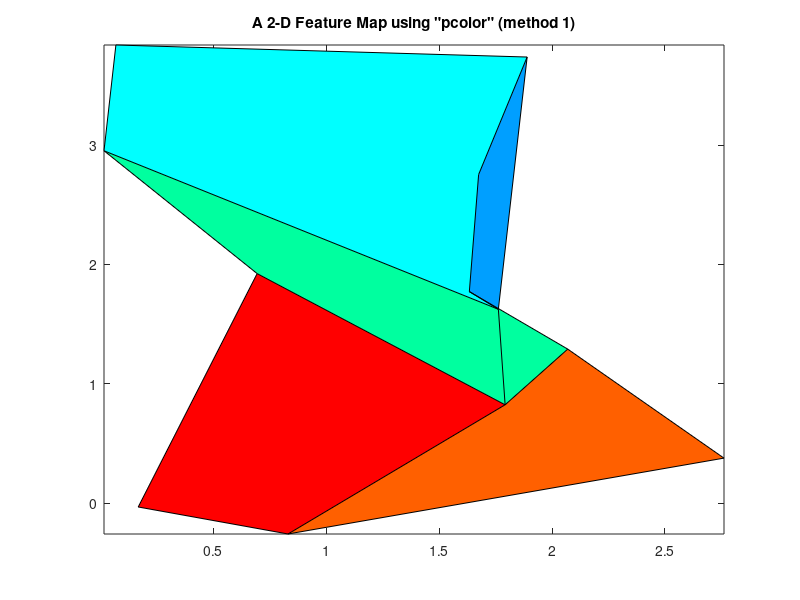
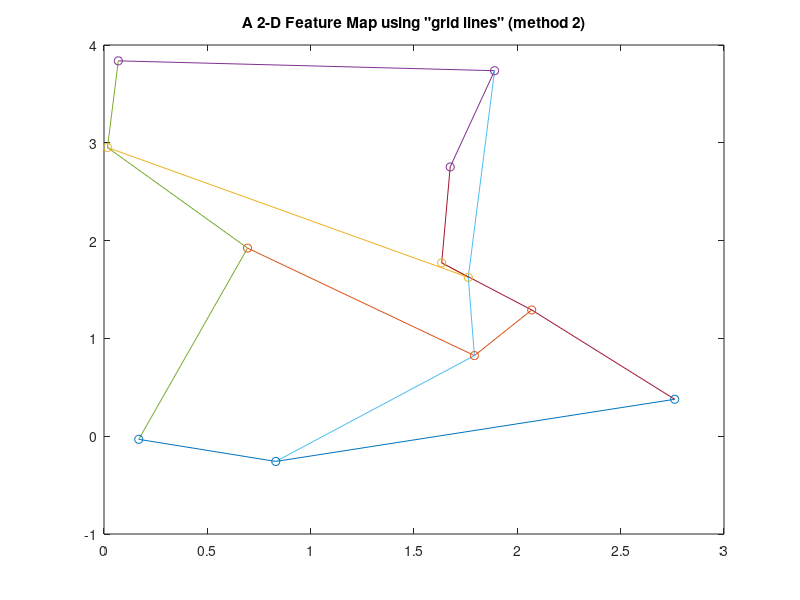

MATLAB code for these plots, in order:
% Self Organizing Feature Maps SOFM (Kohonen networks)
% Examples of drawing feature maps
% 2-D input space , 2-D feature space (SOFM22)
clear;
clc;
m = [4 3]; 
mm = prod(m) ;  %  p = 2 ;

% Map of topological positions of neurons
[V1, V2] = meshgrid(1:m(1), 1:m(2)) ;
VV = V1 + j*V2 ;
V = [V2(:), V1(:)] ;

% Example of a weight matrix
W = V-1.4*rand(mm, 2) ; 

% Plotting a feature map - method 1
FM1 = full(sparse(V(:,1), V(:,2), W(:,1))) ;
FM2 = full(sparse(V(:,1), V(:,2), W(:,2))) ; 
h = figure(1);
cm = 32 ; pcolor(FM1, FM2, cm*(FM1+FM2)) ;
title('A 2-D Feature Map using "pcolor" (method 1)')
colormap(hsv(cm)) , drawnow
% Plotting a feature map - method 2
FM = FM1+j*FM2;
h = figure(2) ;
plot(FM), hold on, plot(FM.'), plot(FM, 'o'), hold off
title('A 2-D Feature Map using "grid lines" (method 2)')
